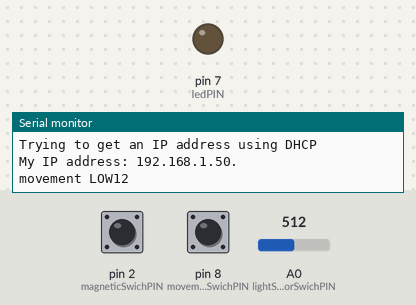
A sketch run on a simulated Arduino Uno, built for the host (arithmetic inside an expression is 32-bit, double 64-bit). On the bench: output pins drawn as LEDs (lit = HIGH), the last lines printed to the serial monitor. The inputs (shaded band) are chosen by the test bench; at power-on: A0 (lightSensorSwichPIN) = 512, pin 2 (magneticSwichPIN) LOW, pin 8 (movementSwichPIN) LOW. WiFi joins after 1.5 s; servers stay silent unless stated; uploads are accepted with an empty reply.

Above: at 2.7 s.
2.8 s: A0 (lightSensorSwichPIN) set to 958
At 3.5 s:
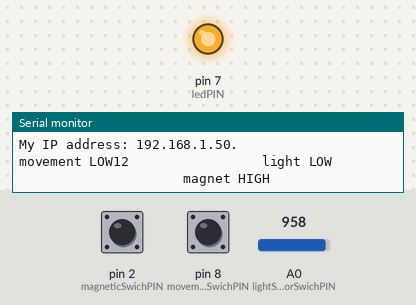
14.9 s: A0 (lightSensorSwichPIN) set to 986
Timing chart, 0 to 44.5 s (numbered marks = the images above; inputs shaded):
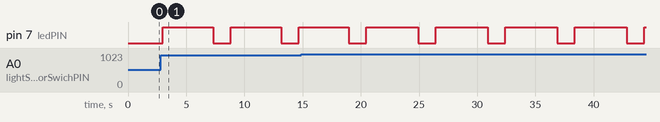

The sketch:

All_Sensors_With_server_Request_txt.ino
```cpp
#include <SPI.h>
#include <Ethernet.h>


//Initializing variables

byte mac[] = {
  0x00, 0xAA, 0xBB, 0x08, 0xDE, 0x02 };
byte service[] = {
  83, 212, 84, 224};   //okeanos
IPAddress ip(192,168,1, 177);           //my IP address
IPAddress gateway(192,168,1, 1);        //my Gateway
IPAddress subnet(255, 255, 0, 0);       //my Subnet
EthernetServer server(23);
boolean gotAMessage = false;

int movementSensorStatus = 0;
int lightSensorStatus = 0;
int magneticSwichStatus = 2;
int ledPIN = 7;
int movementSwichPIN = 8;
int magneticSwichPIN = 2;
int lightSensorSwichPIN = 0;
bool magnet = false;


char* connString = "83.212.84.224:8080/ArduinoRestService/rest/setvaluesfromarduino/";  //Service pou kalw
int movementStatusToURL = 0;          //parametroi
int lightStatusToURL = 0;
int magnetStatusToURL = 0;

int low = 510;                   // arxikopoisi metavlitis tou lighdiode gia sigkrisi
#define NOFIELD 505L
#define TOMILLIGAUSS 3756L

EthernetClient client;            //Ethernet Client for connection to the web


void setup(){
  Serial.begin(9600);
  pinMode (ledPIN, OUTPUT);
  pinMode (movementSwichPIN, INPUT);
  pinMode (lightSensorSwichPIN, INPUT);
  pinMode (magneticSwichPIN, INPUT);


  // start the Ethernet connection:
  Serial.println("Trying to get an IP address using DHCP");
  if (Ethernet.begin(mac) == 0) {
    Serial.println("Failed to configure Ethernet using DHCP");
    // initialize the ethernet device not using DHCP:
    Ethernet.begin(mac, ip, gateway, subnet);
  }
  // print your local IP address:
  Serial.print("My IP address: ");
  ip = Ethernet.localIP();
  for (byte thisByte = 0; thisByte < 4; thisByte++) {
    // print the value of each byte of the IP address:
    Serial.print(ip[thisByte], DEC);
    Serial.print(".");
  }
  Serial.println();
  // start listening for clients
  server.begin();


}
void loop () {

  digitalWrite(ledPIN, LOW);
  delay(1000);

  movementSensorStatus = digitalRead(movementSwichPIN);
  lightSensorStatus = analogRead(lightSensorSwichPIN);
  magneticSwichStatus = digitalRead(magneticSwichPIN);
  //magneticSwichStatus = analogRead(magneticSwichPIN);

  // wait for a new client:
  EthernetClient client = server.available();

  // when the client sends the first byte, say hello:
  if (client)
  {
    if (!gotAMessage)
    {
      Serial.println("We have a new client");
      client.println("Hello, client!");
      gotAMessage = true;
    }
    // read the bytes incoming from the client:
    char message = client.read();
    server.write(message);
    Serial.print(message);

  }

  if(movementSensorStatus == HIGH)                    //movement Sensor if()  for debud
  {
    Serial.print("movement HIGH");
    digitalWrite(ledPIN, HIGH);
    delay(150);
    server.write("movement HIGH MESSAGE");
    server.write("\n");
    movementStatusToURL = 1;
  }
  else
  {
    Serial.print("movement LOW");
    movementStatusToURL = 0;
  }


  Serial.print(lightSensorStatus - 500);
  delay(500);
  if((lightSensorStatus - 500) < 470)                     //light sensor if() for debug.
  {                                                      // kanonikes sinthikes dwmatiou einai  420 - 480 (MAX 500)
    Serial.print("                 light LOW");
    lightStatusToURL = 0;

  }
  else
  {
    digitalWrite(ledPIN, HIGH);
    delay(150);
    Serial.print("                light HIGH");
    server.write("light HIGH MESSAGE");
    server.write("\n");
    lightStatusToURL = 1;
  }
  Serial.print("                            ");

  if(magneticSwichStatus == HIGH){
  Serial.print("magnet LOW");
  magnetStatusToURL = 0;
  }else{
  Serial.print("magnet HIGH");
   magnetStatusToURL = 1;
   digitalWrite(ledPIN, HIGH);
  }
  Serial.print("\n");


  delay(1500);
  if (movementStatusToURL >0 || lightStatusToURL > 0  || magnetStatusToURL > 0)  //elegxos ena einai kapoio apo ta sensors energopoiimeno
  {                                                                                 // wste na stalthei to URL aitima sto Server
    // start the Ethernet connection:
    if (Ethernet.begin(mac) == 0)
    {
      Serial.println("Failed to configure Ethernet using DHCP");
      Ethernet.begin(mac, ip);
    }

    delay(1000);
    Serial.println("connecting...");

    if (client.connect(service, 8081)) {                                  //elegxos ean i sindesi itan success me ton server
      Serial.println("connected");                                          //se mia sigkekrimeni thira

      if(movementStatusToURL == 0 && lightStatusToURL == 0 && magnetStatusToURL == 1)    //magnetic siwtch enabled case
      {                                                                                  //parentheseis mesa sta IF
        client.println("GET   /ArduinoRestService/rest/setvaluesfromarduino/0/0/1");    //0.0.1
        Serial.println("/ArduinoRestService/rest/setvaluesfromarduino/0/0/1");
      }
      if(movementStatusToURL == 0 && lightStatusToURL == 1 && magnetStatusToURL == 0)
      {
        client.println("GET   /ArduinoRestService/rest/setvaluesfromarduino/0/1/0");      //0.1.0
        Serial.println("/ArduinoRestService/rest/setvaluesfromarduino/0/1/0");
      }
      if(movementStatusToURL == 0 && lightStatusToURL == 1 && magnetStatusToURL == 1)
      {
        client.println("GET   /ArduinoRestService/rest/setvaluesfromarduino/0/1/1");    //0.1.1
        Serial.println("/ArduinoRestService/rest/setvaluesfromarduino/0/1/1");
      }

      if(movementStatusToURL == 1  && lightStatusToURL==0  && magnetStatusToURL == 0)
      {
        client.println("GET   /ArduinoRestService/rest/setvaluesfromarduino/1/0/0");      //1.0.0
        Serial.println("/ArduinoRestService/rest/setvaluesfromarduino/1/0/0");
      }
      if(movementStatusToURL == 1 && lightStatusToURL == 0 && magnetStatusToURL == 1)
      {
        client.println("GET   /ArduinoRestService/rest/setvaluesfromarduino/1/0/1");    //1.0.1
        Serial.println("/ArduinoRestService/rest/setvaluesfromarduino/1/0/1");
      }
      if(movementStatusToURL == 1 && lightStatusToURL == 1 && magnetStatusToURL == 0)
      {
        client.println("GET   /ArduinoRestService/rest/setvaluesfromarduino/1/1/0");      //1.1.0
        Serial.println("/ArduinoRestService/rest/setvaluesfromarduino/1/1/0");
      }

      if(movementStatusToURL == 1 && lightStatusToURL == 0 && magnetStatusToURL == 1)
      {
        client.println("GET   /ArduinoRestService/rest/setvaluesfromarduino/1/1/1");    //1.1.1
        Serial.println("/ArduinoRestService/rest/setvaluesfromarduino/1/1/1");
      }

      client.println("Host: http://83.212.84.224:8081");
      Serial.println("Host: http://83.212.84.224:8081");
      client.println("Connection: close");
      Serial.println("Connection: close");
      client.println();
      Serial.println("Exit");
    }


    if (client.available()) {
      char c = client.read();
      Serial.print(c);

    }

    if (!client.connected())
    {
      Serial.println();
      Serial.println("disconnecting...");
      client.stop();
      Serial.println("disconnected");
    }


  }
}
```

Measured:
- by itself, pin 7 (ledPIN): alternates HIGH for 4.5 s and LOW for 1.5 s
